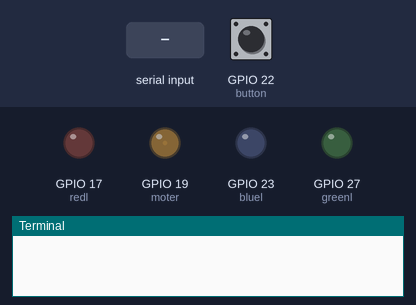
Simulated run of this program. Board: Raspberry Pi (BCM pin numbers). Parts: output pins drawn as LEDs (lit = HIGH), the last lines printed to the terminal. Inputs (shaded band) come from the test bench; at power-on: GPIO 22 (button) LOW. Threads take turns every 2 ms.

Above: at 1.2 s.
1.3 s: GPIO 22 (button) pulled HIGH for 0.15 s
At 1.7 s:
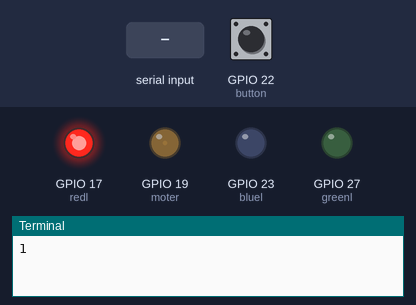
2.9 s: GPIO 22 (button) pulled HIGH for 1 s
At 4.1 s:
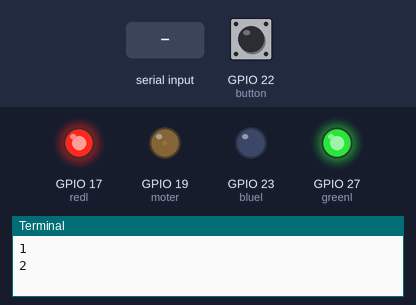
5.4 s: GPIO 22 (button) pulled HIGH for 0.15 s
At 6.0 s:
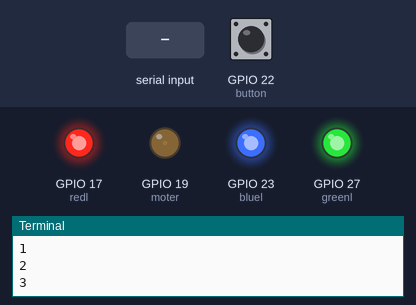
7.0 s: "w" typed at the terminal, then Enter
At 8.2 s:
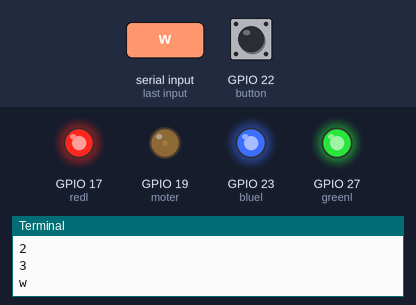
8.5 s: "e" typed at the terminal, then Enter
At 9.5 s:
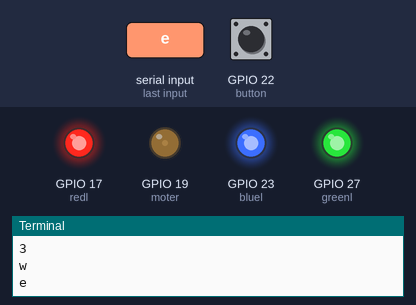
10.0 s: "q" typed at the terminal, then Enter
At 10.7 s:
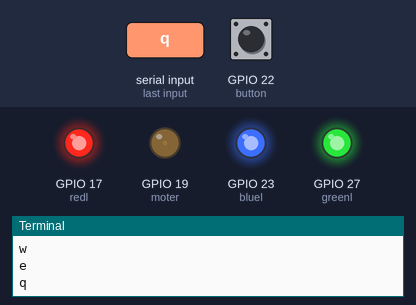
Timing chart, 0 to 12.5 s (numbered marks = the images above; inputs shaded):
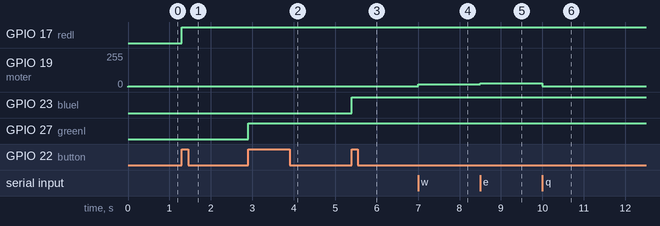

Measured:
- after the input at 1.3 s, GPIO 17 (redl): LOW → HIGH at once
- after the input at 2.9 s, GPIO 27 (greenl): LOW → HIGH at once
- after the input at 5.4 s, GPIO 23 (bluel): LOW → HIGH at once
- after the input at 7.0 s, GPIO 19 (moter): 7/255 → 19/255 at once
- after the input at 8.5 s, GPIO 19 (moter): 19/255 → 29/255 at once
- after the input at 10.0 s, GPIO 19 (moter): 29/255 → 7/255 at once

The program:

3_10.py
```python
import RPi.GPIO as GPIO
import time
import threading

flag_exit=0

count=0
buttonprev=0
redon=0
greenon=0
blueon=0

def buttonpress(channel):
    global count
    global buttonprev
    global redon
    global greenon
    global blueon

    count=count+1
    buttonprev=1
    if count==4:
        count=0
    if count%4==1:
        redon=1
    elif count%4==2:
        greenon=1
    elif count%4==3:
        blueon=1
    elif count%4==0:
        redon=0
        greenon=0
        blueon=0

button=22
redl=17
greenl=27
bluel=23
moter=19

GPIO.setmode(GPIO.BCM)

GPIO.setup(moter,GPIO.OUT)
pwm=GPIO.PWM(moter,50)
pwm.start(2.9)
def moterforce():
    while 1:
          userinput=input()
          if userinput=="q":
            pwm.ChangeDutyCycle(2.9)
          elif userinput == "w":
            pwm.ChangeDutyCycle(7.3)
          elif userinput=="e":
            pwm.ChangeDutyCycle(11.5)
          if flag_exit==1: break

GPIO.setup(redl,GPIO.OUT)
GPIO.setup(greenl,GPIO.OUT)
GPIO.setup(bluel,GPIO.OUT)

tm=threading.Thread(target=moterforce)
tm.start()

GPIO.setup(button,GPIO.IN)
GPIO.add_event_detect(button,GPIO.RISING)
GPIO.add_event_callback(button,buttonpress)

try:
    while 1:
        if buttonprev==1:
            print(count)
            GPIO.output(redl,redon)
            GPIO.output(greenl,greenon)
            GPIO.output(bluel,blueon)
            buttonprev=0


except KeyboardInterrupt:
    pass

flag_exit=1
tm.join()

pwm.stop()
GPIO.cleanup()
        
```
